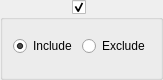
<?xml version="1.0" encoding="UTF-8"?>
<ui version="4.0">
 <class>FilterBox</class>
 <widget class="QGroupBox" name="FilterBox">
  <property name="geometry">
   <rect>
    <x>0</x>
    <y>0</y>
    <width>163</width>
    <height>80</height>
   </rect>
  </property>
  <property name="sizePolicy">
   <sizepolicy hsizetype="Fixed" vsizetype="Expanding">
    <horstretch>0</horstretch>
    <verstretch>1</verstretch>
   </sizepolicy>
  </property>
  <property name="alignment">
   <set>Qt::AlignCenter</set>
  </property>
  <property name="checkable">
   <bool>true</bool>
  </property>
  <layout class="QVBoxLayout" name="mainLayout">
   <property name="spacing">
    <number>2</number>
   </property>
   <property name="sizeConstraint">
    <enum>QLayout::SetMinimumSize</enum>
   </property>
   <property name="leftMargin">
    <number>5</number>
   </property>
   <property name="topMargin">
    <number>0</number>
   </property>
   <property name="rightMargin">
    <number>5</number>
   </property>
   <property name="bottomMargin">
    <number>5</number>
   </property>
   <item>
    <layout class="QHBoxLayout" name="inversionLayout" stretch="1,0,0,1">
     <property name="spacing">
      <number>5</number>
     </property>
     <item>
      <spacer name="inversionLayoutLeftSpacer">
       <property name="orientation">
        <enum>Qt::Horizontal</enum>
       </property>
       <property name="sizeHint" stdset="0">
        <size>
         <width>0</width>
         <height>0</height>
        </size>
       </property>
      </spacer>
     </item>
     <item>
      <widget class="QRadioButton" name="includeRadiobutton">
       <property name="text">
        <string>Include</string>
       </property>
       <property name="checked">
        <bool>true</bool>
       </property>
      </widget>
     </item>
     <item>
      <widget class="QRadioButton" name="excludeRadiobutton">
       <property name="text">
        <string>Exclude</string>
       </property>
      </widget>
     </item>
     <item>
      <spacer name="inversionLayoutRightSpacer">
       <property name="orientation">
        <enum>Qt::Horizontal</enum>
       </property>
       <property name="sizeHint" stdset="0">
        <size>
         <width>0</width>
         <height>0</height>
        </size>
       </property>
      </spacer>
     </item>
    </layout>
   </item>
   <item>
    <layout class="QHBoxLayout" name="filterLayout">
     <property name="spacing">
      <number>5</number>
     </property>
    </layout>
   </item>
  </layout>
 </widget>
 <resources/>
 <connections/>
</ui>
